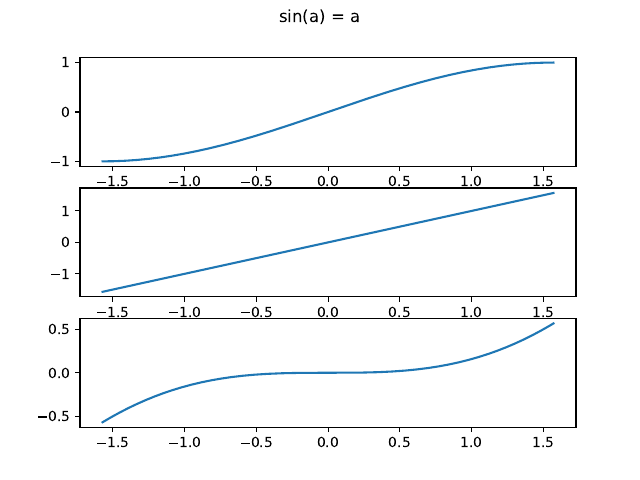

Write Python code to recreate this figure.
import matplotlib.pyplot as plt
import numpy as np
from matplotlib.backends.backend_pdf import PdfPages

pdf = []
pdfDoc = PdfPages('p08.pdf')

a = np.arange(-np.pi/2, np.pi/2, 0.01)

fig, axs = plt.subplots(3)
sin_a = np.sin(a)

axs[0].plot(a, sin_a)
axs[1].plot(a, a)
axs[2].plot(a, a - sin_a)

fig.suptitle("sin(a) = a")

pdf.append(fig)

fig, axs = plt.subplots(3)

def pade(a):
    return (a - (7*a**3)/60) / (1 + (a**2)/20)

pade_a = pade(a)

axs[0].plot(a, sin_a)
axs[1].plot(a, pade_a)
axs[2].plot(a, sin_a - pade_a)

fig.suptitle("Pade")

pdf.append(fig)

for page in pdf:
    pdfDoc.savefig(page)
pdfDoc.close()